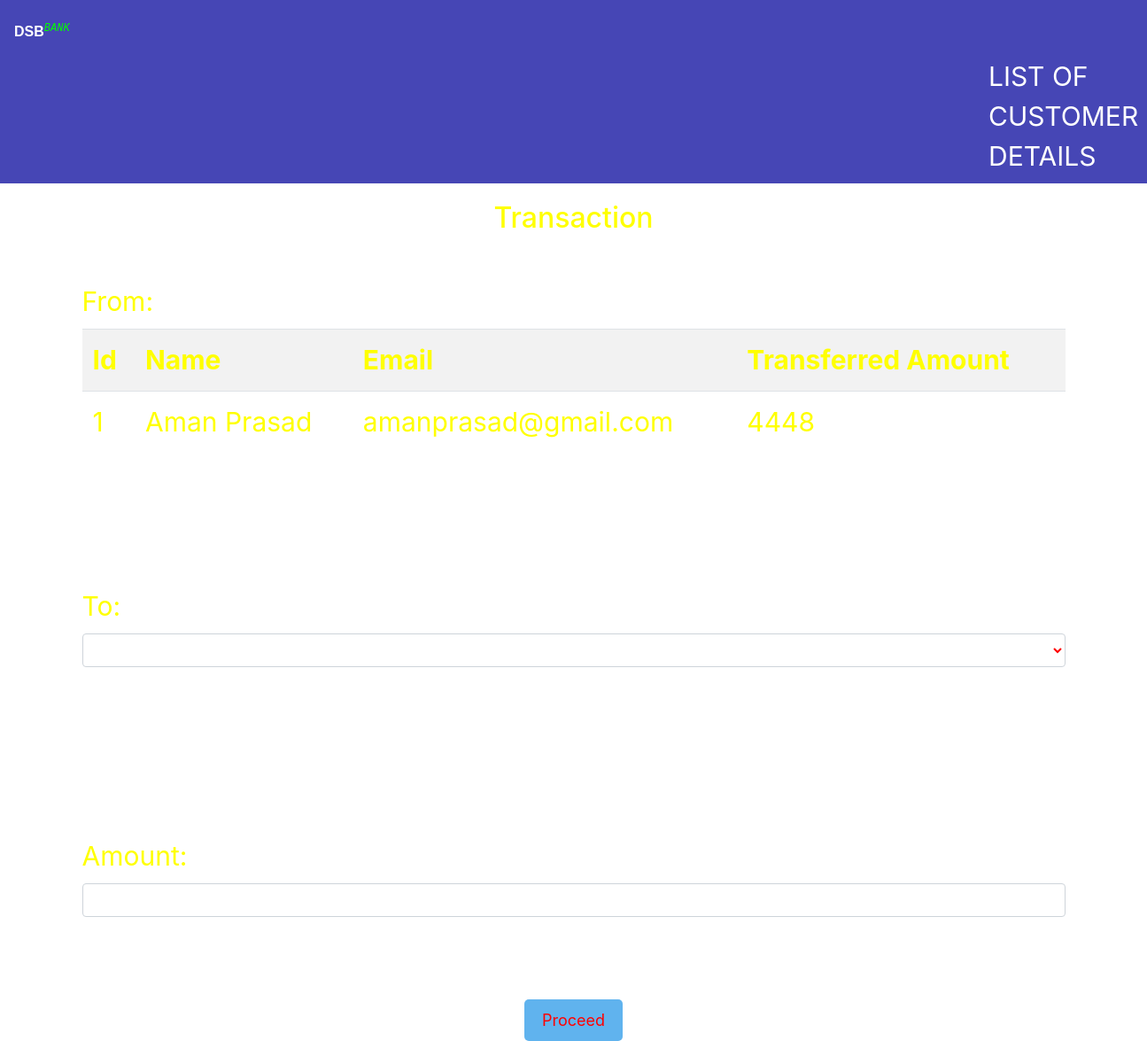
The page /transfer.php?id=1 on the database its author committed.
### tables this page shows
CREATE TABLE `users` (
  `id` int(11) NOT NULL,
  `name` varchar(50) NOT NULL,
  `email` varchar(50) NOT NULL,
  `credits` int(10) NOT NULL
);

### transfer.php (the view, shortened to what this page needs)
<!DOCTYPE html>
<html lang="en">
<head>
    <link rel="stylesheet" href="https://maxcdn.bootstrapcdn.com/bootstrap/4.0.0/css/bootstrap.min.css">
</head>
<body>
  <nav class="navbar navbar-light" style="background-color: #4646b5">
  <p class="logo-text"><b style="font-family: arial;">DSB</b><i><sup style="color: #00ff00; font-family:monospace;">BANK</sup></i><sub><small style="font-size: 30px; color: yellow;">
  <ul class="navbar-nav">
  <li class="list-customer">
  <a class="nav-link1" href="viewusers.php">LIST OF CUSTOMER DETAILS</a>
  </li>
  </ul>
  </nav>
    <div class="container divStyle">
        <h2>Transaction </h2>
            <?php
                include 'config.php';
                $sid=$_GET['id'];
                $sql = "SELECT * FROM  users where id=$sid";
                $query=mysqli_query($conn,$sql);
                $rows=mysqli_fetch_array($query);
            ?>
            <form method="post" name="tcredit" class="tabletext" ><br/>
        <label> From: </label><br/>
        <div>
            <table class="table roundedCorners  tabletext table-hover  table-striped table-condensed"  >
                <tr>
                    <th>Id</th>
                    <th>Name</th>
                    <th>Email</th>
                    <th> Transferred Amount</th>
                </tr>
                <tr>
                    <td><?php echo $rows['id'] ?></td>
                    <td><?php echo $rows['name'] ?></td>
                    <td><?php echo $rows['email'] ?></td>
                    <td><?php echo $rows['credits'] ?></td>
                </tr>
            </table>
        </div>
        <br/><br/><br/>
        <label>To:</label>
        <select class=" form-control"   name="to" style="margin-bottom:5%;" required>
            <option value="" disabled selected> </option>
            <?php
                include 'config.php';
                $sid=$_GET['id'];
                $sql = "SELECT * FROM users where id!=$sid";
                $query=mysqli_query($conn,$sql);
                while($rows = mysqli_fetch_array($query)) {
            ?>
                <option class="table text-center table-striped " value="<?php echo $rows['id'];?>" >
                </option>
            <?php
                }
            ?>
        </select> <br/><br/><br/>
            <label>Amount:</label>
            <input type="number" id="amm" class="form-control" name="amount" min="0" required  />  <br/><br/>
                <div class="text-center btn3" >
            <button class="button" name="submit" type="submit" id="myBtn">Proceed</button>
            </div>
        </form>
    </div>
</body>
</html>

### transfer.php (style rules this page uses)
.logo-text, .nav-link1 { color: white; padding-top: 15px; }
.list-customer { padding-left: 1100px; color:brown; }
.button { background-color: #60B3EE; border: none; color: red; padding: 10px 20px; text-align: center; text-decoration: none; display: inline-block; font-size: 18px; margin: 0px 2px; border-radius: 5px; }
h2 { text-align: center; margin-top: 20px; }
.form-control { color:red; }

### rows shown on the page
users: id "1", name "Aman Prasad", email "amanprasad@gmail.com", credits "4448"
